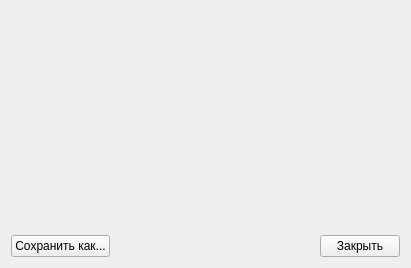
<?xml version="1.0" encoding="UTF-8"?>
<ui version="4.0">
 <class>Form</class>
 <widget class="QWidget" name="Form">
  <property name="geometry">
   <rect>
    <x>0</x>
    <y>0</y>
    <width>411</width>
    <height>268</height>
   </rect>
  </property>
  <property name="windowTitle">
   <string>Image</string>
  </property>
  <layout class="QVBoxLayout" name="verticalLayout">
   <item>
    <widget class="QLabel" name="lbl_image">
     <property name="sizePolicy">
      <sizepolicy hsizetype="Preferred" vsizetype="Expanding">
       <horstretch>0</horstretch>
       <verstretch>0</verstretch>
      </sizepolicy>
     </property>
     <property name="text">
      <string/>
     </property>
    </widget>
   </item>
   <item>
    <layout class="QHBoxLayout" name="horizontalLayout">
     <item>
      <widget class="QPushButton" name="bt_save">
       <property name="text">
        <string>Сохранить как...</string>
       </property>
       <property name="icon">
        <iconset>
         <normaloff>icons/filesaveas.png</normaloff>icons/filesaveas.png</iconset>
       </property>
      </widget>
     </item>
     <item>
      <spacer name="horizontalSpacer">
       <property name="orientation">
        <enum>Qt::Horizontal</enum>
       </property>
       <property name="sizeHint" stdset="0">
        <size>
         <width>40</width>
         <height>20</height>
        </size>
       </property>
      </spacer>
     </item>
     <item>
      <widget class="QPushButton" name="bt_close">
       <property name="text">
        <string>Закрыть</string>
       </property>
       <property name="icon">
        <iconset>
         <normaloff>icons/cancel.png</normaloff>icons/cancel.png</iconset>
       </property>
      </widget>
     </item>
    </layout>
   </item>
  </layout>
 </widget>
 <resources/>
 <connections>
  <connection>
   <sender>bt_close</sender>
   <signal>clicked()</signal>
   <receiver>Form</receiver>
   <slot>close()</slot>
   <hints>
    <hint type="sourcelabel">
     <x>372</x>
     <y>250</y>
    </hint>
    <hint type="destinationlabel">
     <x>205</x>
     <y>133</y>
    </hint>
   </hints>
  </connection>
 </connections>
</ui>
